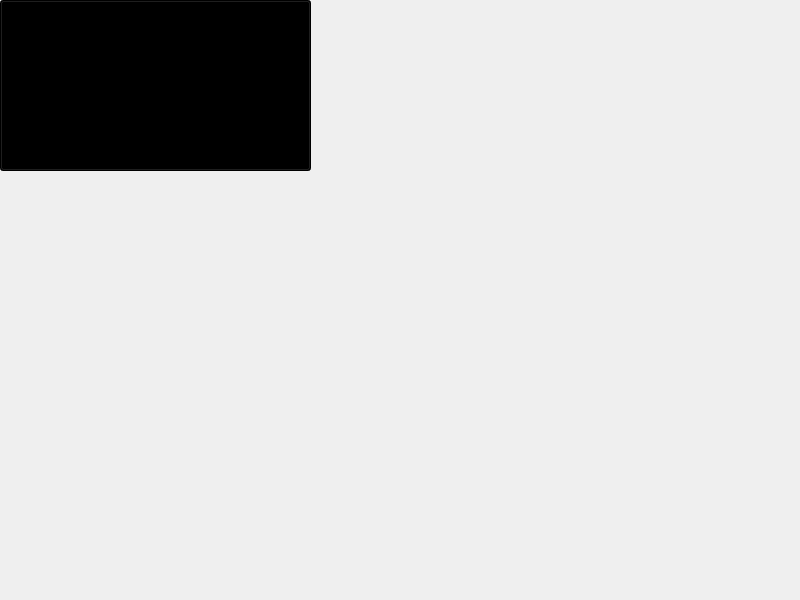
<?xml version="1.0" encoding="UTF-8"?>
<ui version="4.0">
 <class>Widget</class>
 <widget class="QWidget" name="Widget">
  <property name="geometry">
   <rect>
    <x>0</x>
    <y>0</y>
    <width>800</width>
    <height>600</height>
   </rect>
  </property>
  <property name="windowTitle">
   <string>Widget</string>
  </property>
  <property name="styleSheet">
   <string notr="true">background-image:rgb(0, 0, 0)</string>
  </property>
  <widget class="QPushButton" name="pushButton">
   <property name="geometry">
    <rect>
     <x>0</x>
     <y>0</y>
     <width>311</width>
     <height>171</height>
    </rect>
   </property>
   <property name="styleSheet">
    <string notr="true">background-color:rgb(0, 0, 0)</string>
   </property>
   <property name="text">
    <string>PushButton</string>
   </property>
  </widget>
 </widget>
 <resources/>
 <connections/>
</ui>
